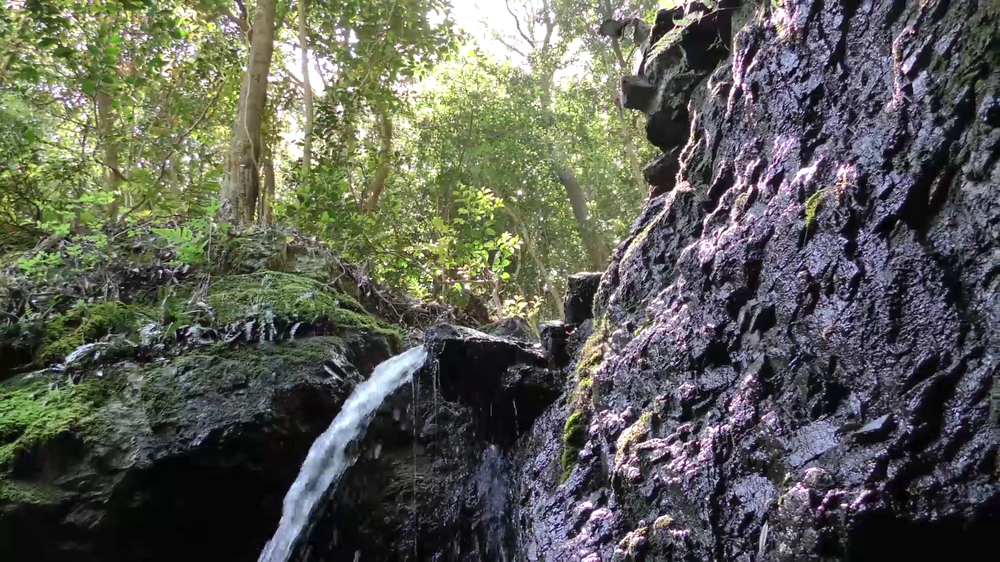
#> input picture picture/sample/nature/nature_compTest.png, 1000 x 562 px, shrunk from 1920 x 1080 before the run
$ python compPicture.py
#> lines starting #> are read from the running program, lines starting #| are printed output that depends on the picture
import os
import cv2
import glob
import numpy as np

hitMode = 1         # 0:類似度が最大の場所を選択する #1:基準値以上場所を選択する
threshold = 0.95    # 閾値の指定

# 取得画像、探索画像の指定
# サンプルfolderの場合
#imgPicturePath = r"./picture/sample/folder/folder.png" # 取得画像のパス
#serchFilesPath = r"./parts/sample/folder/*"            # 探索画像フォルダのパス
# サンプルnatureの場合
imgPicturePath = r"./picture/sample/nature/nature_compTest.png"  # 取得画像のパス
serchFilesPath = r"./parts/sample/nature/*"             # 探索画像フォルダのパス

# 画像のファイル名を取得 (出力ファイルのフォーマット用)
resultPictureName = os.path.splitext(os.path.basename(imgPicturePath))[0]

# 画像の読み込み
img = cv2.imread(imgPicturePath)    # 取得画像(探索される対象)
#> img is the input picture: shape (562, 1000, 3); mean B, G, R 85.4, 94.2, 92.3
files = glob.glob(serchFilesPath)   # 探索画像フォルダのパス

# 処理本体
def main():

    for fname in files:
        # 探索画像の数だけ繰り返す

        # 探索画像の指定
        template = cv2.imread(fname)

        # テンプレートマッチを行う
        templateMatching(img, template, hitMode)    # 暫定で複数箇所 hit で制作


# 画像のテンプレートマッチを行う
def templateMatching(img, template, hitMode):

    # グレースケール化
    img_gray = cv2.cvtColor(img, cv2.COLOR_BGR2GRAY)
    template_gray = cv2.cvtColor(template, cv2.COLOR_BGR2GRAY)

    # テンプレート画像の高さ、幅を取得する
    h, w = template_gray.shape

    # 処理対象画像に対して、テンプレート画像との類似度を算出する
    res = cv2.matchTemplate(img_gray, template_gray, cv2.TM_CCOEFF_NORMED)

    # hitMode により処理分岐 (Python3.10以降で match 文対応)
    match hitMode:

        case 0: # 類似度最大の場所を選択

            # マッチング結果の取得
            minVal, maxVal, minLoc, maxLoc = cv2.minMaxLoc(res) # 類似度最小、最大、最小の座標、最大の座標

            if maxVal > threshold:
                # テンプレートマッチの結果が閾値以上

                # 類似度が最大の場所を基準に赤枠で囲む
                cv2.rectangle(img, maxLoc, (maxLoc[0] + w, maxLoc[1] + h), (0, 0, 255), 2)

        case 1: # 類似度が閾値以上の場所を選択

            # 類似度の高い部分を検出する
            loc = np.where(res >= threshold)

            # 検出した箇所をループで回り、赤枠で囲む
            for pt in zip(*loc[::-1]):
                # ※ 同じ場所で複数回描画している部分は要修正

                # 検出箇所を赤枠で囲む
                cv2.rectangle(img, pt, (pt[0] + w, pt[1] + h), (0, 0, 255), 2)
#                print("hit"+ str(pt))   # デバッグ用

#        case _: # default

    # 画像の保存
    cv2.imwrite(f"./comp/{resultPictureName}_templateMatching_result.png", img)


# 処理のコール
if __name__ == "__main__":
    main()
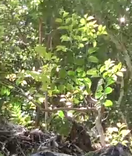
#> input picture parts/sample/nature/parts_01.png, 132 x 156 px, shrunk from 253 x 299 before the run
#> in main, template is the input picture: shape (156, 132, 3); mean B, G, R 85.5, 128.7, 123.6
#> in templateMatching, `img_gray = cv2.cvtColor(img, cv2.COLOR_BGR2GRAY)`:
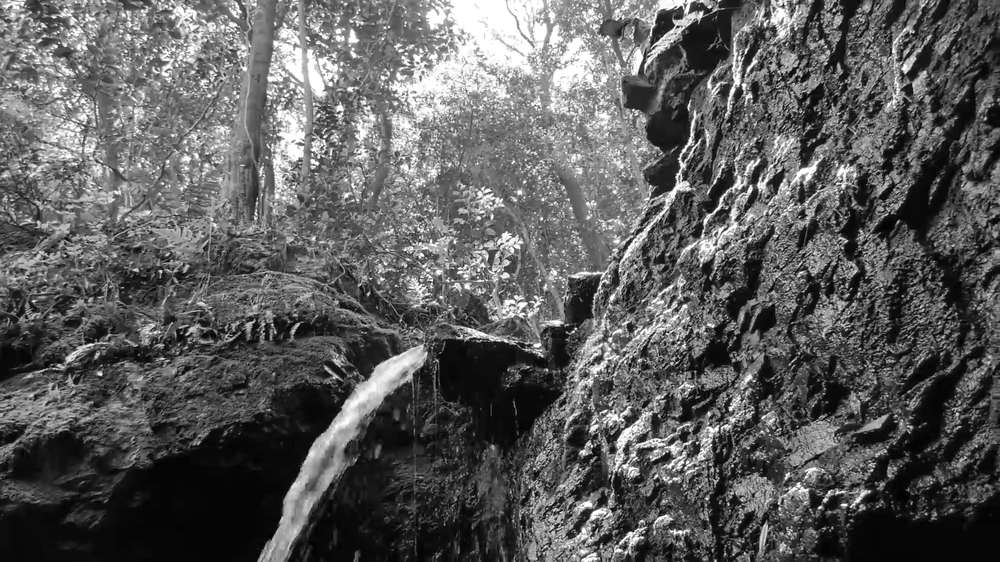
#> img_gray: shape (562, 1000); min 0, max 255, mean 92.7
#> in templateMatching, `template_gray = cv2.cvtColor(template, cv2.COLOR_BGR2GRAY)`:
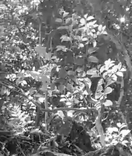
#> template_gray: shape (156, 132); min 6, max 255, mean 122.2
#> in templateMatching, `res = cv2.matchTemplate(img_gray, template_gray, cv2.TM_CCOEFF_NORMED)`:
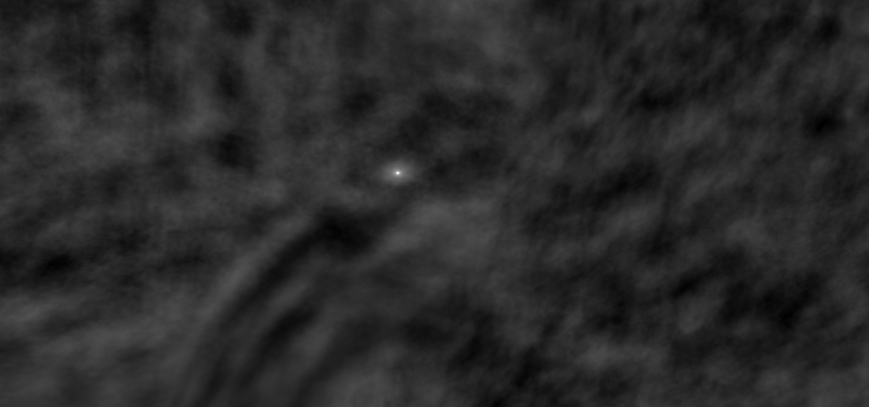
#> res: shape (407, 869) float32; min -0.15, max 0.92, mean 0.0256; drawn with min black and max white
#> pass 2 of the loop in main, `for fname in files:`:
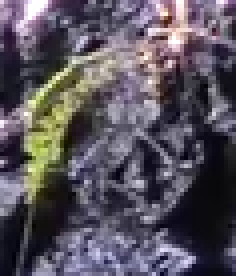
#> input picture parts/sample/nature/parts_02.png, 59 x 69 px, shrunk from 113 x 133 before the run (shown 4 times larger)
#> in main, template is the input picture: shape (69, 59, 3); mean B, G, R 93.9, 83.8, 89.8
#> template_gray: shape (69, 59)
#> in templateMatching (call 2), `res = cv2.matchTemplate(img_gray, template_gray, cv2.TM_CCOEFF_NORMED)`:
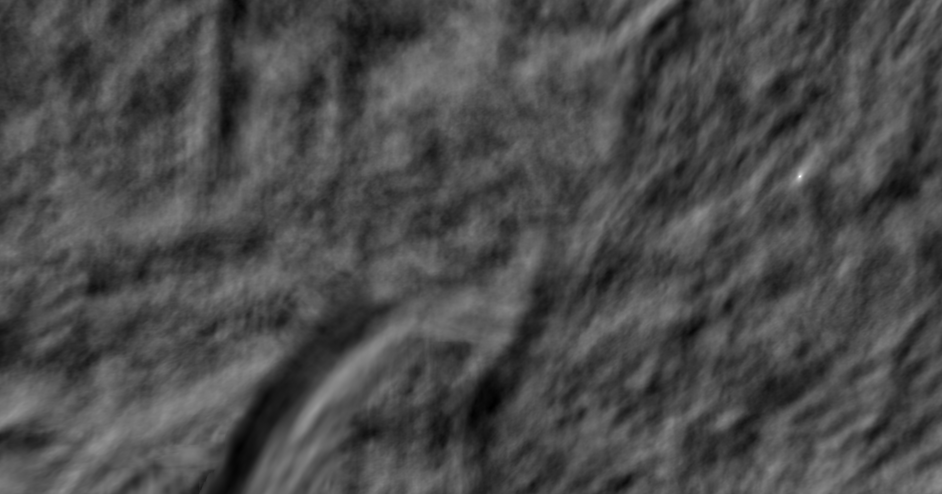
#> res: shape (494, 942) float32; min -0.368, max 0.963, mean 0.0265; drawn with min black and max white
#> in templateMatching (call 2), `cv2.imwrite(f"./comp/{resultPictureName}_templateMatching_result.png",..`:
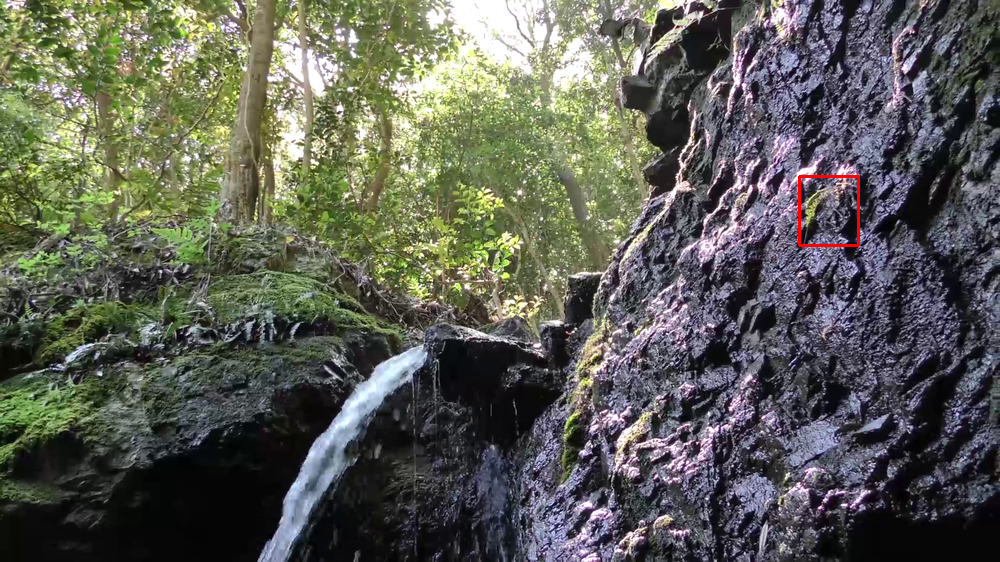
#> saved as nature_compTest_templateMatching_result.png: shape (562, 1000, 3); mean B, G, R 85.3, 94.1, 92.6
#> pass 3 of the loop in main, `for fname in files:`:
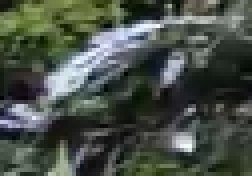
#> input picture parts/sample/nature/parts_03.png, 63 x 44 px, shrunk from 120 x 84 before the run (shown 4 times larger)
#> in main, template is the input picture: shape (44, 63, 3); mean B, G, R 71.8, 80.3, 72.7
#> template_gray: shape (44, 63)
#> in templateMatching (call 3), `res = cv2.matchTemplate(img_gray, template_gray, cv2.TM_CCOEFF_NORMED)`:
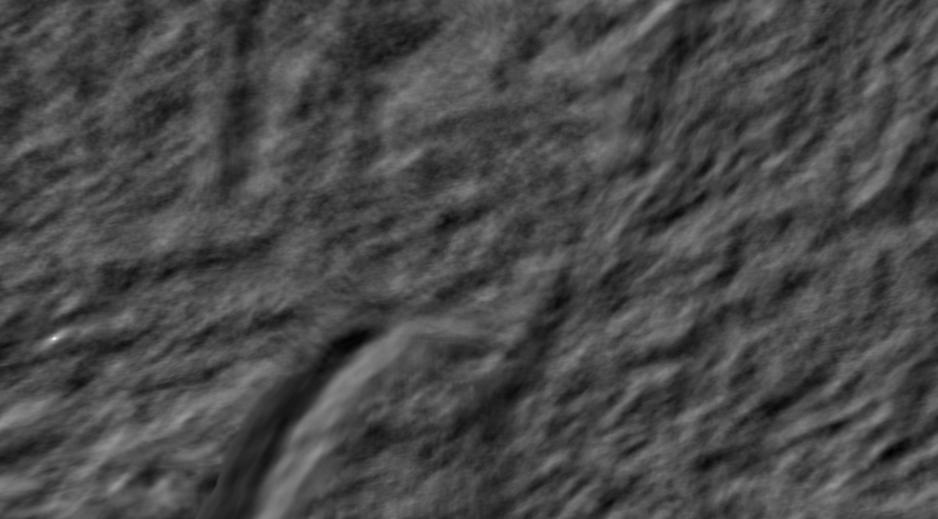
#> res: shape (519, 938) float32; min -0.382, max 0.992, mean 0.0145; drawn with min black and max white
#> in templateMatching (call 3), `cv2.imwrite(f"./comp/{resultPictureName}_templateMatching_result.png",..`:
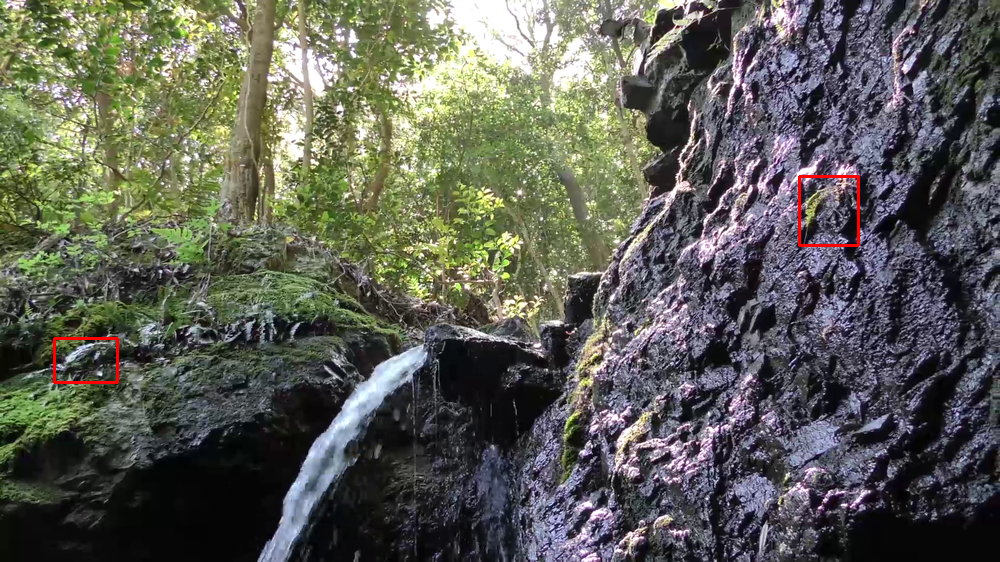
#> saved as nature_compTest_templateMatching_result.png: shape (562, 1000, 3); mean B, G, R 85.2, 94, 92.8
